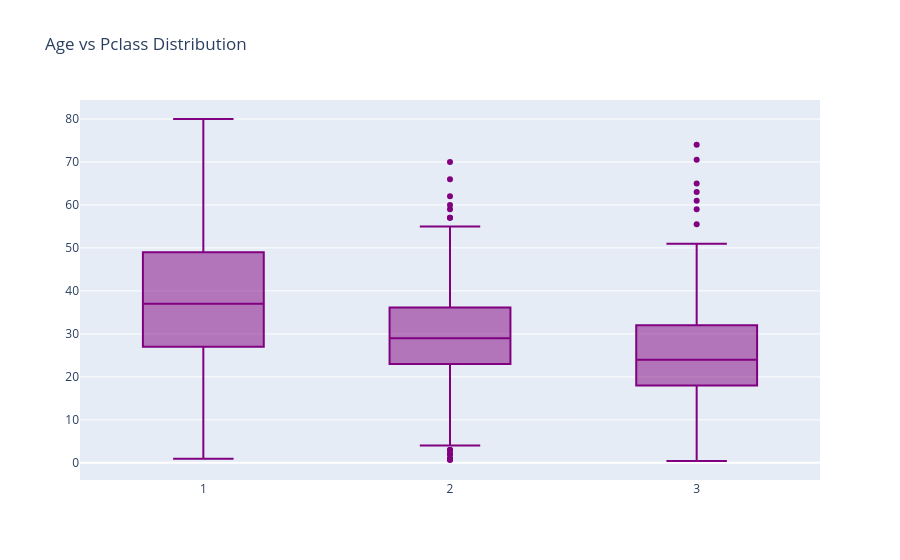

Source (notebook cell):
### Code cell
#box plot and scatter plot
trace=go.Box(x=data['Pclass'],
            y=data['Age'],
            marker={'color':'purple'})
layout=go.Layout(title="Age vs Pclass Distribution")
fig=go.Figure(data=trace,layout=layout)
fig.show()

### Figure 1 — Plotly figure (JSON) as saved in the notebook; plotly's stock layout.template omitted (floating-point values rounded to 4 significant figures; data arrays with more than 128 entries replaced by an {"elided": "..."} marker saying what was removed)
{"data": [{"marker": {"color": "purple"}, "type": "box", "x": {"elided": "891 int values"}, "y": {"elided": "891 float values"}}], "layout": {"title": {"text": "Age vs Pclass Distribution"}}}
